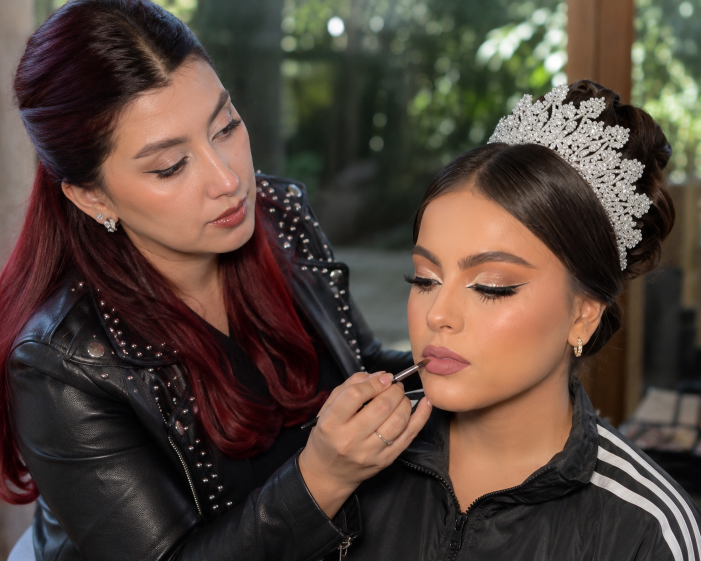
#> input picture maquillaje-vanessa/15 años01.png, 1402 x 1122 px, found by its file name (shown at 1/2 size)
$ python resize.py
#> lines starting #> are read from the running program, lines starting #| are printed output that depends on the picture
import os, shutil
from pathlib import Path

src = Path(r"D:\\Escritorio\\maquillaje vanessa")
dst = Path(r"C:\\Users\\WIN10\\Desktop\\vanessa-makeup\\photos")
TARGET = 800

covers = {
    "15-anios": "15 años01.png",
    "novias": "novia02.png",
    "noche-glam": "noche glam 10.png",
    "artistico": "artistico7.png",
    "hallowen": "hallowen9.png",
    "peinados": "peinados7.jpeg"
}

cats = {
    "15-anios": ["15 años 013.png","15 años.jpeg","15 años.jpg","15 años01.png","15 años010.png","15 años02.png","15 años03.png","15 años04.png","15 años05.png","15 años06.png","15 años07.png","15 años08.png","15 años09.png","15 años1.jpg","15 años10.jpg","15 años11.jpg","15 años12.jpg","15 años14.jpg","15 años15.jpg","15 años2.jpg","15 años3.jpg","15 años4.jpg","15 años5.jpg","15 años6.jpg","15 años7.jpg","15 años8.jpg","15 años9.jpg"],
    "novias": ["novia01.png","novia02.png","novia03.png","novia04.png","novia05.png","novia07.png","novia08.png","novia09.png","novias.jpg","novias1.jpg","novias10.jpg","novias2.jpg","novias3.jpg","novias4.jpg","novias5.jpg","novias6.jpg","novias7.jpg","novias8.jpg","novias9.jpg"],
    "noche-glam": ["noche galm 8.jpg","noche glam 10.png","noche glam.jpg","noche glam1.jpg","noche glam2.jpg","noche glam3.jpg","noche glam4.jpg","noche glam5.jpg","noche glam6.jpg","noche glam7.jpg"],
    "artistico": ["artistico.jpg","artistico1.jpg","artistico10.jpg","artistico11.jpg","artistico12.jpg","artistico13.jpg","artistico14.jpg","artistico2.jpg","artistico3.jpg","artistico4.png","artistico5.png","artistico7.png","artistico8.png","artistico9.jpg"],
    "hallowen": ["hallowen.jpg","hallowen1.jpg","hallowen10.png","hallowen2.jpg","hallowen3.jpg","hallowen4.jpg","hallowen5.jpg","hallowen7.jpg","hallowen8.jpg","hallowen9.png"],
    "peinados": ["peinados.jpeg","peinados1.jpeg","peinados2.jpeg","peinados4.jpeg","peinados5.jpeg","peinados6.jpeg","peinados7.jpeg"]
}

try:
    from PIL import Image
    HAS_PIL = True
    print("PIL OK - redimensionando a 800x800")
except ImportError:
    HAS_PIL = False
    print("SIN PIL - copiando tal cual")

if dst.exists():
    shutil.rmtree(dst)
dst.mkdir()

total = 0; ok = 0

for cat, files in cats.items():
    cat_dir = dst / cat
    cat_dir.mkdir()
    cover_name = covers[cat]

    cover_src = src / cover_name
    if cover_src.exists():
        cover_dst = cat_dir / "cover.jpg"
        if HAS_PIL:
            try:
                img = Image.open(cover_src)
#> img is the input picture: PIL image 1402x1122 RGB; mean R, G, B 84.1, 68.6, 59.3
                w, h = img.size; side = min(w, h)
#> after `w, h = img.size`: w = 1402; h = 1122
#> after `side = min(w, h)`: side = 1122
                x = (w-side)//2; y = (h-side)//2
#> after `x = (w - side) // 2`: x = 140
#> after `y = (h - side) // 2`: y = 0
                img = img.crop((x, y, x+side, y+side))
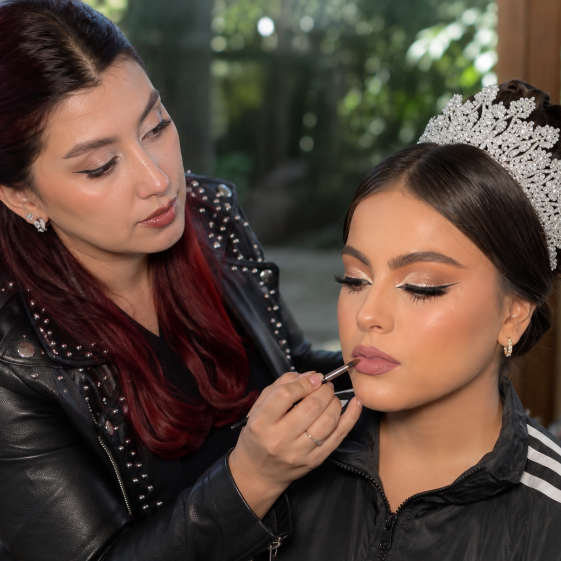
#> img: PIL image 1122x1122 RGB (shown at 1/2 size); mean R, G, B 85.9, 68.6, 58.1
                img = img.resize((TARGET, TARGET), Image.LANCZOS)
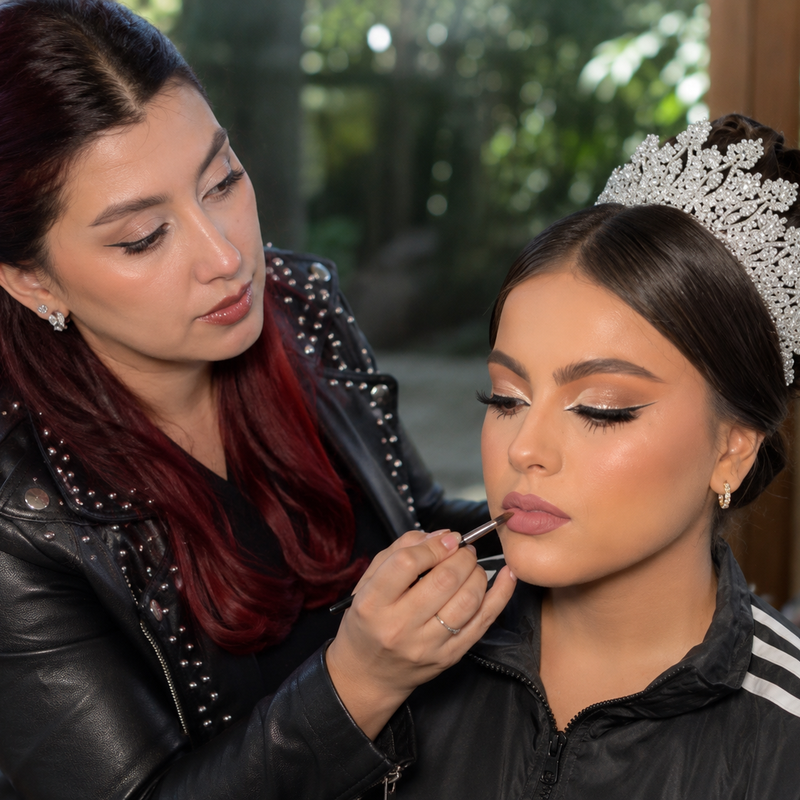
#> img: PIL image 800x800 RGB; mean R, G, B 85.9, 68.6, 58.1
                img.save(cover_dst, "JPEG", quality=85)
                ok += 1
            except Exception as e:
                print(f"ERR {e}")
                shutil.copy2(cover_src, cat_dir / f"cover{cover_src.suffix}")
        else:
            shutil.copy2(cover_src, cat_dir / f"cover{cover_src.suffix}")
        total += 1

    i = 1
    for fname in files:
        if fname == cover_name: continue
        fsrc = src / fname
        if not fsrc.exists(): continue
        fdst = cat_dir / f"img{i}.jpg"
        if HAS_PIL:
            try:
                img = Image.open(fsrc)
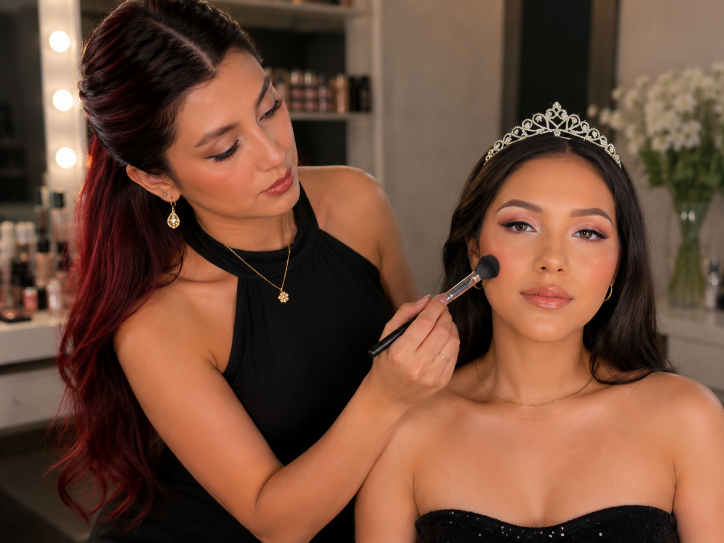
#> input picture maquillaje-vanessa/15 años 013.png, 1448 x 1086 px, found by its file name (shown at 1/2 size)
#> img is the input picture: PIL image 1448x1086 RGB; mean R, G, B 112.4, 76, 57.6
                w, h = img.size; side = min(w, h)
#> after `w, h = img.size`: w = 1448; h = 1086
#> after `side = min(w, h)`: side = 1086
                x = (w-side)//2; y = (h-side)//2
#> after `x = (w - side) // 2`: x = 181
                img = img.crop((x, y, x+side, y+side))
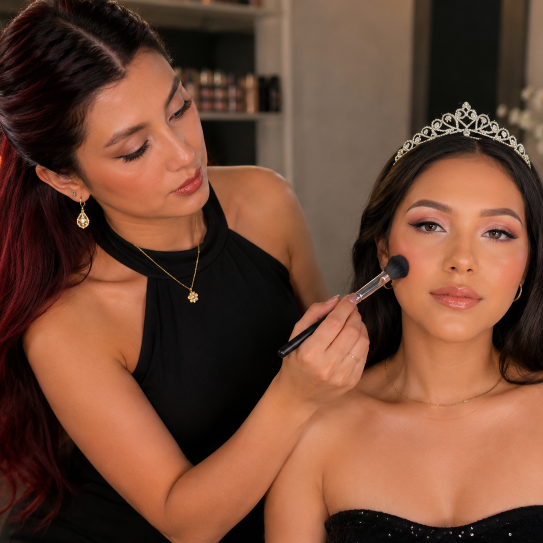
#> img: PIL image 1086x1086 RGB (shown at 1/2 size); mean R, G, B 111.5, 72.1, 53.3
                img = img.resize((TARGET, TARGET), Image.LANCZOS)
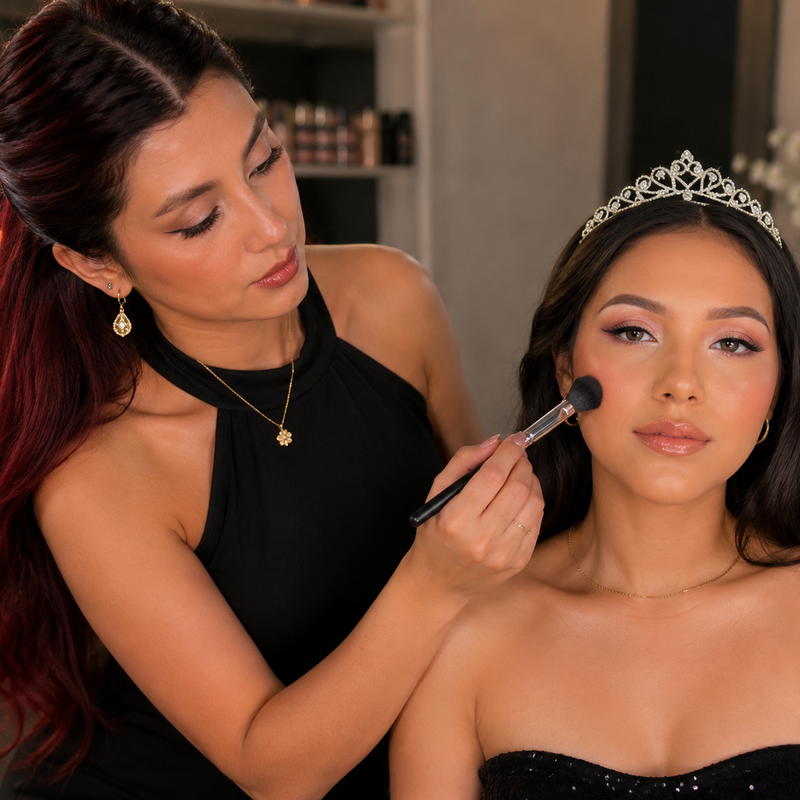
#> img: PIL image 800x800 RGB; mean R, G, B 111.5, 72.1, 53.3
                img.save(fdst, "JPEG", quality=85)
                ok += 1
            except Exception as e:
                shutil.copy2(fsrc, cat_dir / f"img{i}{fsrc.suffix}")
        else:
            shutil.copy2(fsrc, cat_dir / f"img{i}{fsrc.suffix}")
        i += 1; total += 1
    print(f"{cat}: 1 cover + {i-1} gallery")
#> pass 2 of the loop `for cat, files in cats.items():`:
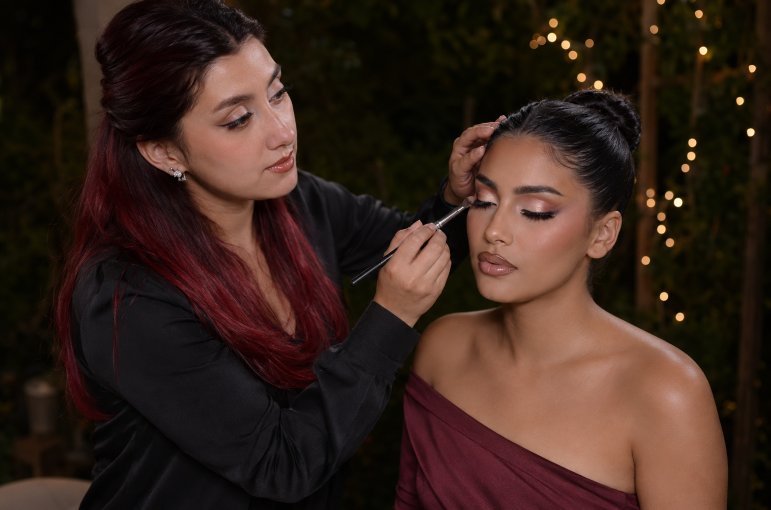
#> input picture maquillaje-vanessa/novia02.png, 1541 x 1020 px, found by its file name (shown at 1/2 size)
#> img is the input picture: PIL image 1541x1020 RGB; mean R, G, B 56.3, 36.8, 28.5
#> `img = img.crop((x, y, x+side, y+side))`:
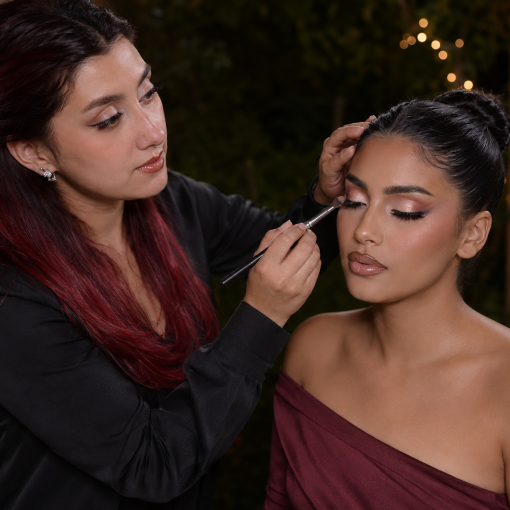
#> img: PIL image 1020x1020 RGB (shown at 1/2 size); mean R, G, B 64.8, 42, 34.8
#> `img = img.resize((TARGET, TARGET), Image.LANCZOS)`:
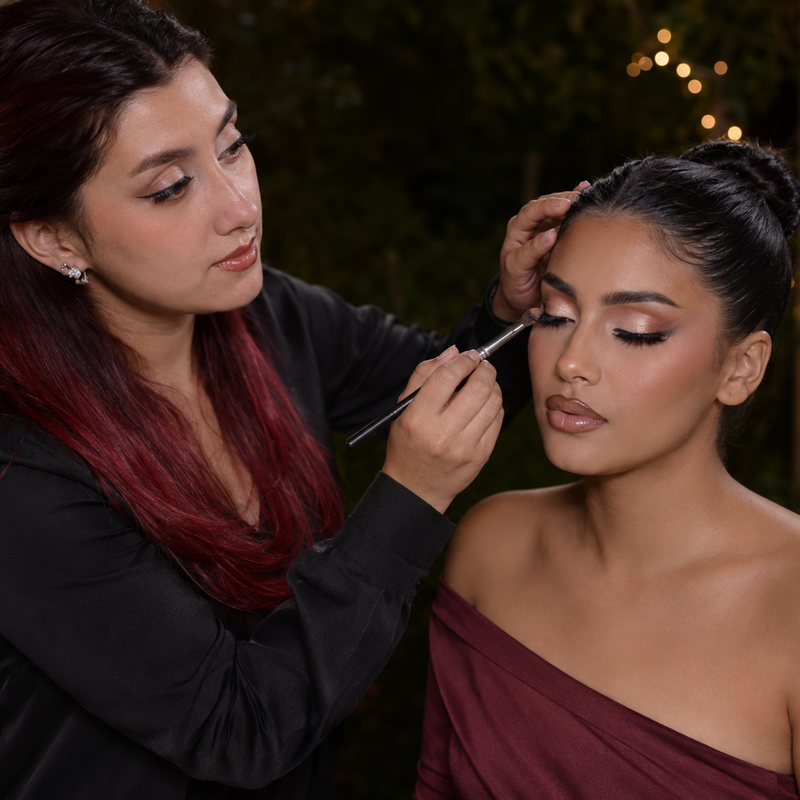
#> img: PIL image 800x800 RGB; mean R, G, B 64.8, 42, 34.8
#> pass 3 of the loop `for cat, files in cats.items():`:
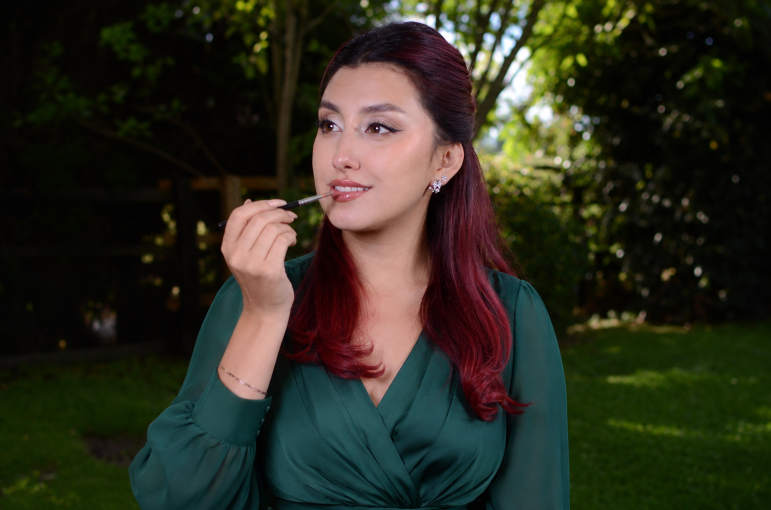
#> input picture maquillaje-vanessa/noche glam 10.png, 1541 x 1020 px, found by its file name (shown at 1/2 size)
#> img is the input picture: PIL image 1541x1020 RGB; mean R, G, B 44.8, 45, 31.6
#> `img = img.crop((x, y, x+side, y+side))`:
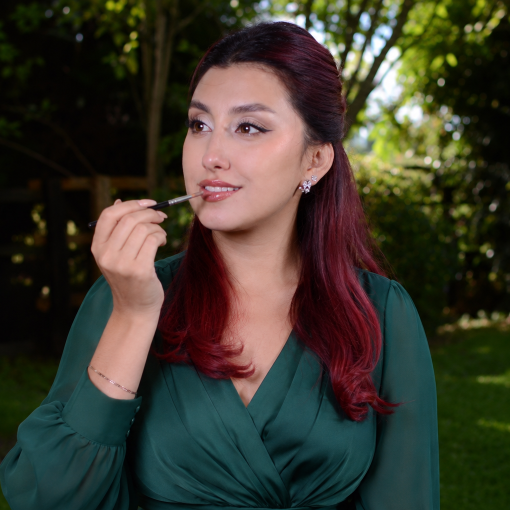
#> img: PIL image 1020x1020 RGB (shown at 1/2 size); mean R, G, B 60.4, 57.9, 45.9
#> `img = img.resize((TARGET, TARGET), Image.LANCZOS)`:
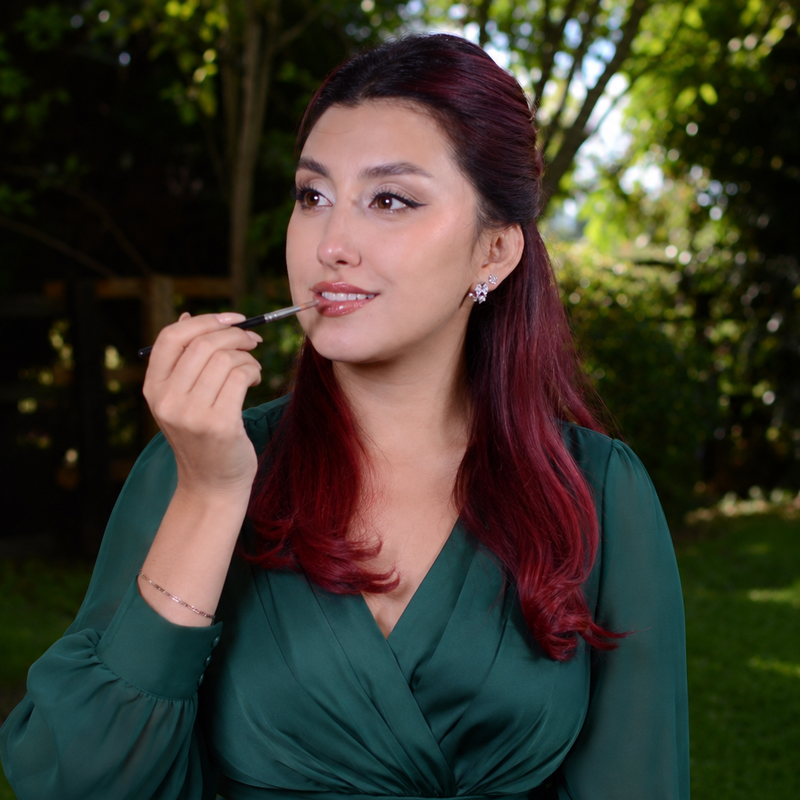
#> img: PIL image 800x800 RGB; mean R, G, B 60.4, 57.9, 45.9
#> the loop made 6 passes; the first 3 are shown

print(f"DONE: {ok}/{total}")
